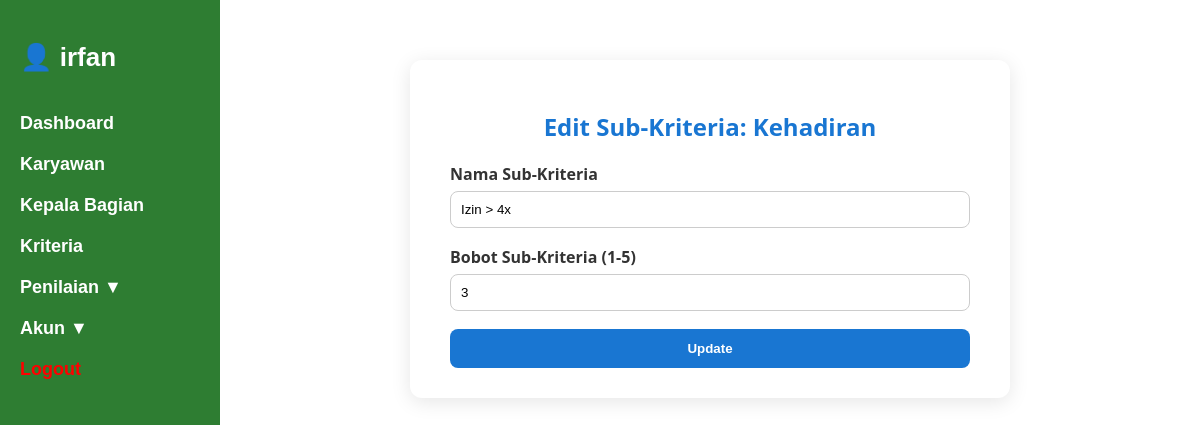
Page /index.php?page=admin/edit_sub.php&id=2 (signed in) on the committed database.
### tables this page shows
CREATE TABLE `sub_kriteria` (
  `id` int(11) NOT NULL,
  `kode` varchar(10) DEFAULT NULL,
  `id_kriteria` int(11) DEFAULT NULL,
  `nama` varchar(100) DEFAULT NULL,
  `bobot` int(11) DEFAULT NULL
);

CREATE TABLE `kriteria` (
  `id` int(11) NOT NULL,
  `kode` varchar(10) DEFAULT NULL,
  `nama` varchar(100) DEFAULT NULL,
  `bobot` int(11) DEFAULT NULL,
  `jenis` enum('benefit','cost') NOT NULL DEFAULT 'benefit'
);

### admin/edit_sub.php (the view, shortened to what this page needs)
<?php
require_once 'config.php';
$id = $_GET['id'];
$data = mysqli_query($conn, "SELECT sub_kriteria.*, kriteria.nama AS nama_kriteria
                             FROM sub_kriteria
                             JOIN kriteria ON sub_kriteria.id_kriteria = kriteria.id
                             WHERE sub_kriteria.id = '$id'");
$sub = mysqli_fetch_assoc($data);
?>
<div class="container-sub">
    <h2>Edit Sub-Kriteria: <?= $sub['nama_kriteria']; ?></h2>
    <form method="post">
        <label for="nama">Nama Sub-Kriteria</label>
        <input type="text" name="nama" value="<?= $sub['nama']; ?>" required>
        <label for="bobot">Bobot Sub-Kriteria (1-5)</label>
        <input type="number" name="bobot" value="<?= $sub['bobot']; ?>" required min="1" max="5">
        <button type="submit" name="update">Update</button>
    </form>
</div>

### index.php (style rules this page uses)
* { box-sizing: border-box; }
body { margin: 0; font-family: Arial, sans-serif; display: flex; }

### admin/edit_sub.php (style rules this page uses)
.container-sub { max-width: 600px; margin: 40px auto; background: #fff; padding: 30px 40px; border-radius: 12px; box-shadow: 0 4px 20px rgba(0,0,0,0.1); font-family: 'Segoe UI', sans-serif; }
.container-sub h2 { margin-bottom: 20px; color: #1976d2; text-align: center; }
form label { display: block; margin-bottom: 6px; font-weight: 600; color: #333; }
form input[type="text"], form input[type="number"] { width: 100%; padding: 10px; margin-bottom: 18px; border: 1px solid #ccc; border-radius: 8px; }
form button { padding: 12px 20px; border: none; background-color: #1976d2; color: white; font-weight: bold; border-radius: 8px; cursor: pointer; width: 100%; }

### rows in the picture
sub_kriteria: id_kriteria.nama "Kehadiran", nama "Izin > 4x", bobot "3"

### other values in the picture
$_SESSION['username'] "irfan"
